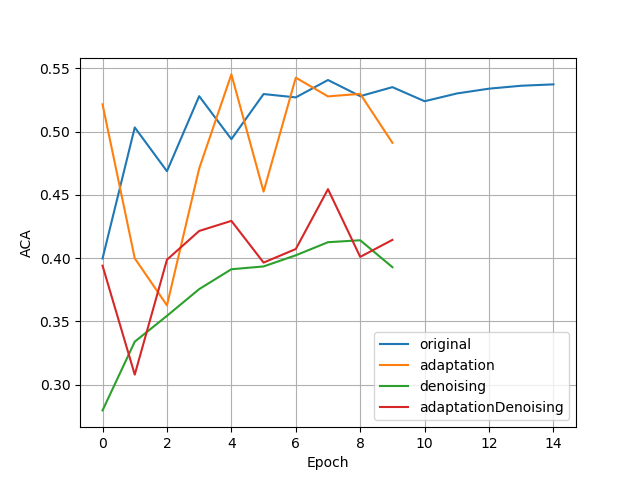
#> input picture Database/graphs/Resnet34ACA.png, 640 x 480 px
$ python -i Pre-processing.py   (imports and definitions only)
#> lines starting #> are read from the running program, lines starting #| are printed output that depends on the picture; after the words box and inside, x2 and y2 are one past the last pixel; in counts of white or black regions, pixels touching at a corner belong together
##

import cv2, numpy, os
import pandas as pd
from threading import Thread
import numpy as np
import glob

##

number_of_threads = 15
preprocessing = "denoising2"
overwrite = True

##

db_folder_kaggle = os.path.join('..', "Database")
images_folder_kaggle = os.path.join(db_folder_kaggle, "images")
preprocessed_folder_kaggle = os.path.join(db_folder_kaggle, "preprocessing images", preprocessing)
labels_dir = os.path.join(db_folder_kaggle, "labels")
# [1 line that did not run here, left out]


##


def detect_xyr(image, min_radius_ratio=.33, max_radius_ratio=.6):
    width = image.shape[1]
    height = image.shape[0]
    myMinWidthHeight = min(width, height)
    myMinRadius = round(myMinWidthHeight * min_radius_ratio)
    myMaxRadius = round(myMinWidthHeight * max_radius_ratio)
    gray = cv2.cvtColor(image, cv2.COLOR_BGR2GRAY)
    circles = cv2.HoughCircles(gray, cv2.HOUGH_GRADIENT, 1, minDist=450,
                               param1=120, param2=32,
                               minRadius=myMinRadius,
                               maxRadius=myMaxRadius)
    (x, y, r) = (0, 0, 0)
    found_circle = False
    if circles is not None:
        circles = np.round(circles[0, :]).astype("int")
        if (circles is not None) and (len(circles == 1)):
            x1, y1, r1 = circles[0]
            if (2 / 5 * width) < x1 < (3 / 5 * width) and (2 / 5 * height) < y1 < (3 / 5 * height):
                x, y, r = circles[0]
                found_circle = True
    if not found_circle:
        x = image.shape[1] // 2
        y = image.shape[0] // 2
        temp_x = image[int(image.shape[0] / 2), :, :].sum(1)
        r = int((temp_x > temp_x.mean() / 12).sum() / 2)
    return (x, y, r)


def center_eye_bulb(image, x, y, r):
    (image_height, image_width) = (image.shape[0], image.shape[1])
    image_left = int(max(0, x - r))
    image_right = int(min(x + r, image_width - 1))
    image_top = int(max(0, y - r))
    image_bottom = int(min(y + r, image_height - 1))
    image = image[image_top: image_bottom, image_left:image_right, :]
    return image


def set_eyebulb_diameter(image, diameter):
    if image.shape[1] > image.shape[0]:
        image = cv2.resize(image, (diameter, int(diameter * image.shape[0] / image.shape[1])))
    else:
        image = cv2.resize(image, (int(diameter * image.shape[1] / image.shape[0]), diameter))
    return image


def substract_local_average(image, filter_size, diameter):
    b = np.zeros(image.shape)
    cv2.circle(b, (image.shape[1] // 2, image.shape[0] // 2), int(diameter // 2 * 0.9), (1, 1, 1), -1, 8, 0)
    image = cv2.addWeighted(image, 4, cv2.GaussianBlur(image, (0, 0), filter_size), -4, 128) * b + 128 * (1 - b)
    return image


def crop(image, x, y, r, percentage):
    r = int(percentage * r)
    height, width, _ = image.shape
    mask = np.zeros((height, width, 3), np.uint8)
    mask = cv2.circle(mask, (x, y), r, (1, 1, 1), -1)
    return np.multiply(image, mask)


def add_padding(image):
    (image_height, image_width) = (image.shape[0], image.shape[1])
    left_padding = 0 if image_width > image_height else (image_height - image_width) // 2
    right_padding = 0 if image_width > image_height else (image_height - image_width) // 2
    top_padding = 0 if image_width < image_height else (image_width - image_height) // 2
    bottom_padding = 0 if image_width < image_height else int(image_width - image_height) // 2
    image = cv2.copyMakeBorder(image, top=top_padding, bottom=bottom_padding, left=left_padding, right=right_padding,
                               borderType=cv2.BORDER_CONSTANT, value=[0, 0, 0])
    return image


# [39 lines left out: functions adaptation_preprocess, original_preprocessing, center_preprocessing, not called in this run]


##

def adaptation_denoising_preprocess(image, desired_size=540, diameter=540, filter_size=9, percentage=.9, remove=30,
                                    **kwargs):
    assert 2 * remove <= desired_size
    (x, y, r) = detect_xyr(image.copy())
    image = center_eye_bulb(image, x, y, r)
    image = set_eyebulb_diameter(image, diameter)
    image = cv2.fastNlMeansDenoisingColored(image.astype("uint8"), None, hColor=kwargs.get("h") if kwargs.get("h") else 3)
    image = substract_local_average(image, filter_size, diameter)
    image = crop(image, image.shape[1] // 2, image.shape[0] // 2, max(image.shape[1] // 2, image.shape[0] // 2),
                 percentage)
    image = add_padding(image)
    image = cv2.resize(image, (desired_size, desired_size), interpolation=cv2.INTER_NEAREST)
    return image


##

# [44 lines left out: functions denoising_preprocess, apply_preprocessing, not called in this run]


threads = []

# [12 lines not run here, left out]

>>> import cv2
>>> picture = cv2.imread('../Database/graphs/Resnet34ACA.png')
#> picture is the input picture: shape (480, 640, 3); mean B, G, R 246.8, 247.4, 248.2
>>> result = adaptation_denoising_preprocess(picture)
#> in detect_xyr, `gray = cv2.cvtColor(image, cv2.COLOR_BGR2GRAY)`:
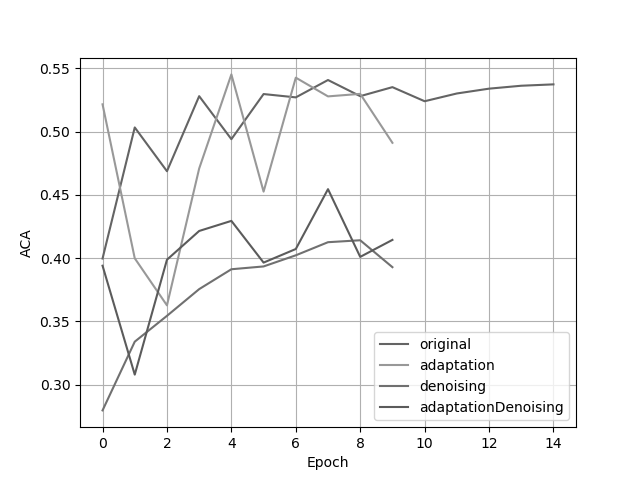
#> gray: shape (480, 640); min 0, max 255, mean 247.6
#> in detect_xyr, `circles = cv2.HoughCircles(gray, cv2.HOUGH_GRADIENT, 1, minDist=450, p..`: circles = [[316.5, 304.5, 237.9]]
#> in detect_xyr, `circles = np.round(circles[0, :]).astype("int")`: circles = [[316, 304, 238]]
#> in detect_xyr, `x1, y1, r1 = circles[0]`: x1 = 316; y1 = 304; r1 = 238
#> in detect_xyr, `temp_x = image[int(image.shape[0] / 2), :, :].sum(1)`: temp_x = 640 values, max 765 at index 0, min 0 at index 80, mean 726.3
#> in detect_xyr, `r = int((temp_x > temp_x.mean() / 12).sum() / 2)`: r = 319
#> in adaptation_denoising_preprocess, `(x, y, r) = detect_xyr(image.copy())`: x = 320; y = 240; r = 319
#> in center_eye_bulb, `image_left = int(max(0, x - r))`: image_left = 1
#> in center_eye_bulb, `image_right = int(min(x + r, image_width - 1))`: image_right = 639
#> in center_eye_bulb, `image_top = int(max(0, y - r))`: image_top = 0
#> in center_eye_bulb, `image_bottom = int(min(y + r, image_height - 1))`: image_bottom = 479
#> in set_eyebulb_diameter, `image = cv2.resize(image, (diameter, int(diameter * image.shape[0] / i..`:
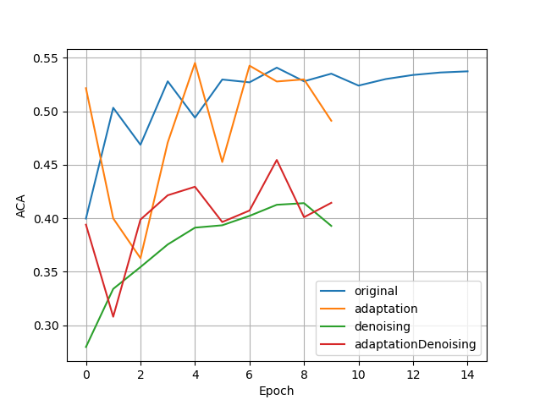
#> image: shape (405, 540, 3); mean of channels 0, 1, 2 246.6, 247.3, 248; drawn as B, G, R
#> in substract_local_average, `cv2.circle(b, (image.shape[1] // 2, image.shape[0] // 2), int(diameter..`:
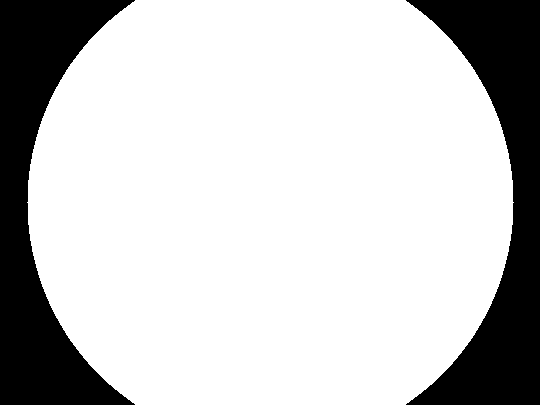
#> b: shape (405, 540, 3) float64; values 0 (black) and 1 (white), 78.1% white; 2 black regions, box (x1, y1, x2, y2) and area: (0, 0, 135, 405) 24187, (406, 0, 540, 405) 23782
#> in substract_local_average, `image = cv2.addWeighted(image, 4, cv2.GaussianBlur(image, (0, 0), filt..`:
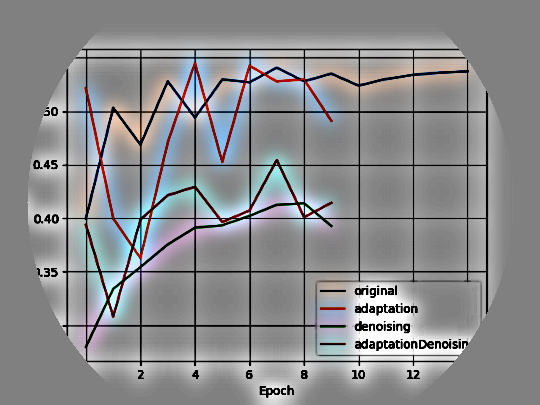
#> image: shape (405, 540, 3) float64; mean of channels 0, 1, 2 142.8, 140.7, 139.9; drawn as B, G, R
#> in crop, `return np.multiply(image, mask)`:
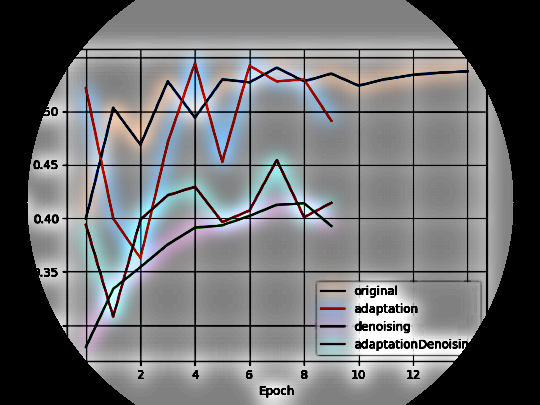
#> returned value: shape (405, 540, 3) float64; mean of channels 0, 1, 2 114.7, 112.7, 111.8; drawn as B, G, R
#> in add_padding, `image = cv2.copyMakeBorder(image, top=top_padding, bottom=bottom_paddi..`:
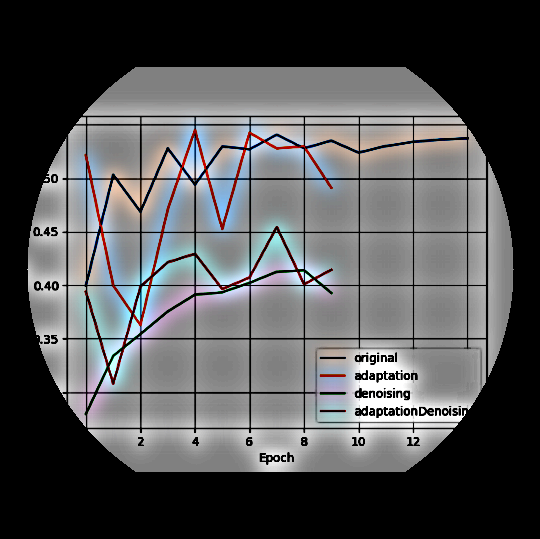
#> image: shape (539, 540, 3) float64; mean of channels 0, 1, 2 86.2, 84.7, 84; drawn as B, G, R
#> in adaptation_denoising_preprocess, `image = cv2.resize(image, (desired_size, desired_size), interpolation=..`:
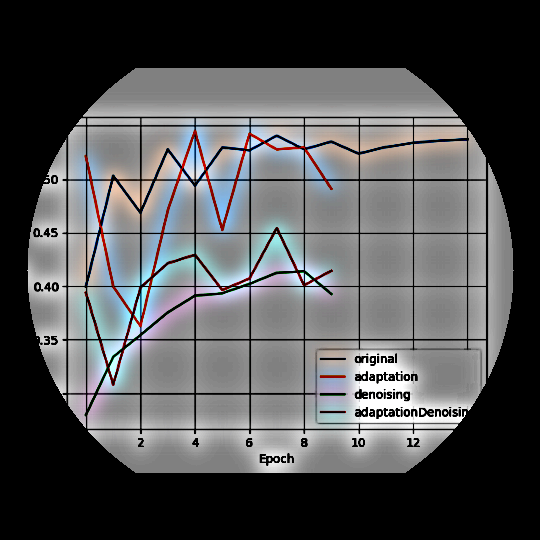
#> image: shape (540, 540, 3) float64; mean of channels 0, 1, 2 86, 84.5, 83.8; drawn as B, G, R
